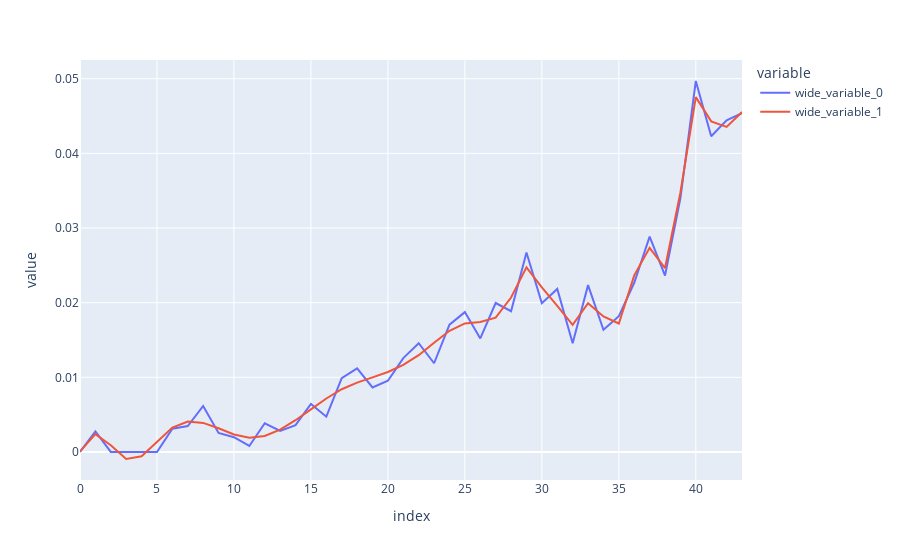
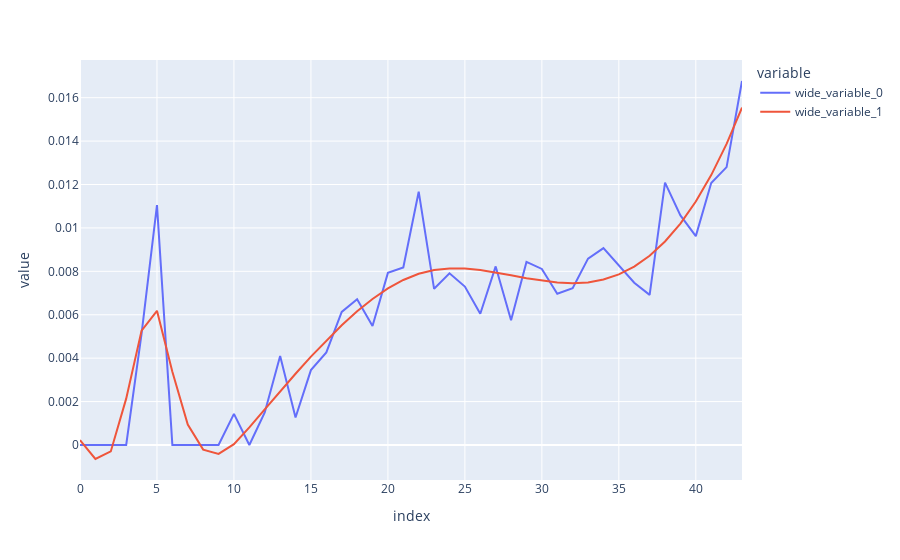

Notebook cell for these charts, in order:
### Markdown cell above
# Load fanfiction tags data

### Code cell
# path = '/projects/fanfiction_lgbtq/output/fanfic_label_proportions.csv' # from fanfiction_lgbtq_tags_over_time.ipynb
# fanfic_props = pd.read_csv(path, index_col=['published'], parse_dates=True)
path = '/projects/fanfiction_lgbtq/output/fanfic_label_proportions_datasets.csv' # from fanfiction_lgbtq_tags_over_time.ipynb
fanfic_props = pd.read_csv(path, index_col=['dataset','published'], parse_dates=True)
# print(fanfic_props.columns)
# print(fanfic_props.index)
# fanfic_props

# Transform to wide format for dataset split
fanfic_props = fanfic_props.pivot_table(index=['published'], columns=['dataset'])
fanfic_props.columns = ['_'.join(col) for col in fanfic_props.columns.values]
# fanfic_props

## Fit b-spline curves to fanfiction tags
import numpy as np
import scipy.interpolate as interpolate
import plotly.express as px

propcols = [col for col in fanfic_props if 'proportion' in col]
fanfic_props['rownum'] = range(len(fanfic_props))
default_smooth = 0.0001
smooth = { # smoothing parameters
   'proportion_hurt/comfort': 0.0005,
   'proportion_trans': 0.0002,
   'proportion_wedding-marriage_M/M-F/F': 0.0001,
}
# smooth = { # smoothing parameters
#    'proportion_hurt/comfort_lo_lgbtq': 0.0005,
#    'proportion_hurt/comfort_hi_lgbtq': 0.0005,
#    'proportion_trans_lo_lgbtq': 0.0002,
#    'proportion_trans_hi_lgbtq': 0.0002,
#    'proportion_wedding-marriage_M/M-F/F_lo_lgbtq': 0.0001,
#    'proportion_wedding-marriage_M/M-F/F_hi_lgbtq': 0.0001,
# }
for col in propcols:
#     t, c, k = interpolate.splrep(fanfic_props['rownum'], fanfic_props[col], s=0.0001, k=3)
    t, c, k = interpolate.splrep(fanfic_props['rownum'], fanfic_props[col], s=smooth.get(col, default_smooth), k=3)
    N = 44 # number of fake data points
    xx = np.linspace(fanfic_props.rownum.min(), fanfic_props.rownum.max(), N)
    spline = interpolate.BSpline(t,c,k, extrapolate=False)
#     if col == 'proportion_hurt/comfort':
    if 'proportion_trans' in col:
        print(col)
#     if col == 'proportion_wedding-marriage_M/M-F/F':
        fig = px.line(y=[fanfic_props[col], spline(xx)])
        fig.show()
    fanfic_props[col] = spline(xx)

### Figure 1 — Plotly figure (JSON) as saved in the notebook; plotly's stock layout.template omitted (floating-point values rounded to 4 significant figures)
{"data": [{"hovertemplate": "variable=wide_variable_0<br>index=%{x}<br>value=%{y}<extra></extra>", "legendgroup": "wide_variable_0", "line": {"color": "#636efa", "dash": "solid"}, "mode": "lines", "name": "wide_variable_0", "orientation": "v", "showlegend": true, "type": "scatter", "x": [0, 1, 2, 3, 4, 5, 6, 7, 8, 9, 10, 11, 12, 13, 14, 15, 16, 17, 18, 19, 20, 21, 22, 23, 24, 25, 26, 27, 28, 29, 30, 31, 32, 33, 34, 35, 36, 37, 38, 39, 40, 41, 42, 43], "xaxis": "x", "y": [0, 0.00274, 0, 0, 0, 0, 0.00311, 0.003464, 0.006154, 0.002545, 0.001972, 0.0007981, 0.003836, 0.002818, 0.003582, 0.006433, 0.00472, 0.00989, 0.01119, 0.008644, 0.009542, 0.01258, 0.01457, 0.01188, 0.01705, 0.01873, 0.01521, 0.01995, 0.01885, 0.02672, 0.01992, 0.02184, 0.01457, 0.02235, 0.01637, 0.01819, 0.02266, 0.02885, 0.02363, 0.03402, 0.0497, 0.0423, 0.04444, 0.04538], "yaxis": "y"}, {"hovertemplate": "variable=wide_variable_1<br>index=%{x}<br>value=%{y}<extra></extra>", "legendgroup": "wide_variable_1", "line": {"color": "#EF553B", "dash": "solid"}, "mode": "lines", "name": "wide_variable_1", "orientation": "v", "showlegend": true, "type": "scatter", "x": [0, 1, 2, 3, 4, 5, 6, 7, 8, 9, 10, 11, 12, 13, 14, 15, 16, 17, 18, 19, 20, 21, 22, 23, 24, 25, 26, 27, 28, 29, 30, 31, 32, 33, 34, 35, 36, 37, 38, 39, 40, 41, 42, 43], "xaxis": "x", "y": [7.566e-05, 0.002377, 0.0009029, -0.0009454, -0.0005813, 0.001318, 0.00326, 0.004075, 0.003893, 0.003166, 0.002348, 0.00189, 0.002137, 0.002992, 0.004251, 0.005709, 0.00716, 0.008399, 0.009293, 0.00999, 0.01071, 0.01166, 0.01296, 0.01463, 0.01623, 0.01722, 0.01741, 0.01799, 0.02069, 0.02474, 0.02205, 0.01957, 0.01703, 0.01993, 0.01815, 0.01721, 0.02366, 0.02735, 0.02464, 0.03476, 0.04753, 0.04429, 0.04354, 0.04554], "yaxis": "y"}], "layout": {"autosize": true, "legend": {"title": {"text": "variable"}, "tracegroupgap": 0}, "margin": {"t": 60}, "xaxis": {"anchor": "y", "autorange": true, "domain": [0, 1], "range": [0, 43], "title": {"text": "index"}, "type": "linear"}, "yaxis": {"anchor": "x", "autorange": true, "domain": [0, 1], "range": [-0.003759, 0.05251], "title": {"text": "value"}, "type": "linear"}}}

### Figure 2 — Plotly figure (JSON) as saved in the notebook; plotly's stock layout.template omitted (floating-point values rounded to 4 significant figures)
{"data": [{"hovertemplate": "variable=wide_variable_0<br>index=%{x}<br>value=%{y}<extra></extra>", "legendgroup": "wide_variable_0", "line": {"color": "#636efa", "dash": "solid"}, "mode": "lines", "name": "wide_variable_0", "orientation": "v", "showlegend": true, "type": "scatter", "x": [0, 1, 2, 3, 4, 5, 6, 7, 8, 9, 10, 11, 12, 13, 14, 15, 16, 17, 18, 19, 20, 21, 22, 23, 24, 25, 26, 27, 28, 29, 30, 31, 32, 33, 34, 35, 36, 37, 38, 39, 40, 41, 42, 43], "xaxis": "x", "y": [0, 0, 0, 0, 0.005128, 0.01105, 0, 0, 0, 0, 0.001435, 0, 0.001502, 0.004102, 0.001266, 0.00345, 0.004265, 0.006132, 0.006711, 0.005482, 0.00793, 0.008174, 0.01167, 0.007194, 0.007908, 0.007297, 0.006048, 0.008227, 0.005743, 0.008436, 0.008112, 0.006969, 0.007226, 0.008584, 0.009069, 0.008259, 0.007474, 0.006915, 0.01208, 0.01057, 0.009623, 0.01207, 0.0128, 0.01677], "yaxis": "y"}, {"hovertemplate": "variable=wide_variable_1<br>index=%{x}<br>value=%{y}<extra></extra>", "legendgroup": "wide_variable_1", "line": {"color": "#EF553B", "dash": "solid"}, "mode": "lines", "name": "wide_variable_1", "orientation": "v", "showlegend": true, "type": "scatter", "x": [0, 1, 2, 3, 4, 5, 6, 7, 8, 9, 10, 11, 12, 13, 14, 15, 16, 17, 18, 19, 20, 21, 22, 23, 24, 25, 26, 27, 28, 29, 30, 31, 32, 33, 34, 35, 36, 37, 38, 39, 40, 41, 42, 43], "xaxis": "x", "y": [0.0002251, -0.0006457, -0.0002967, 0.002135, 0.005271, 0.006181, 0.003375, 0.0009411, -0.0002147, -0.0004104, 3.666e-05, 0.0008091, 0.001641, 0.002469, 0.003282, 0.004069, 0.004818, 0.005519, 0.006159, 0.006727, 0.007212, 0.007603, 0.007887, 0.008059, 0.008133, 0.008127, 0.00806, 0.007952, 0.007821, 0.007687, 0.007567, 0.007482, 0.00745, 0.00749, 0.007621, 0.007858, 0.008219, 0.008719, 0.009375, 0.0102, 0.01122, 0.01243, 0.01387, 0.01554], "yaxis": "y"}], "layout": {"autosize": true, "legend": {"title": {"text": "variable"}, "tracegroupgap": 0}, "margin": {"t": 60}, "xaxis": {"anchor": "y", "autorange": true, "domain": [0, 1], "range": [0, 43], "title": {"text": "index"}, "type": "linear"}, "yaxis": {"anchor": "x", "autorange": true, "domain": [0, 1], "range": [-0.001613, 0.01774], "title": {"text": "value"}, "type": "linear"}}}
